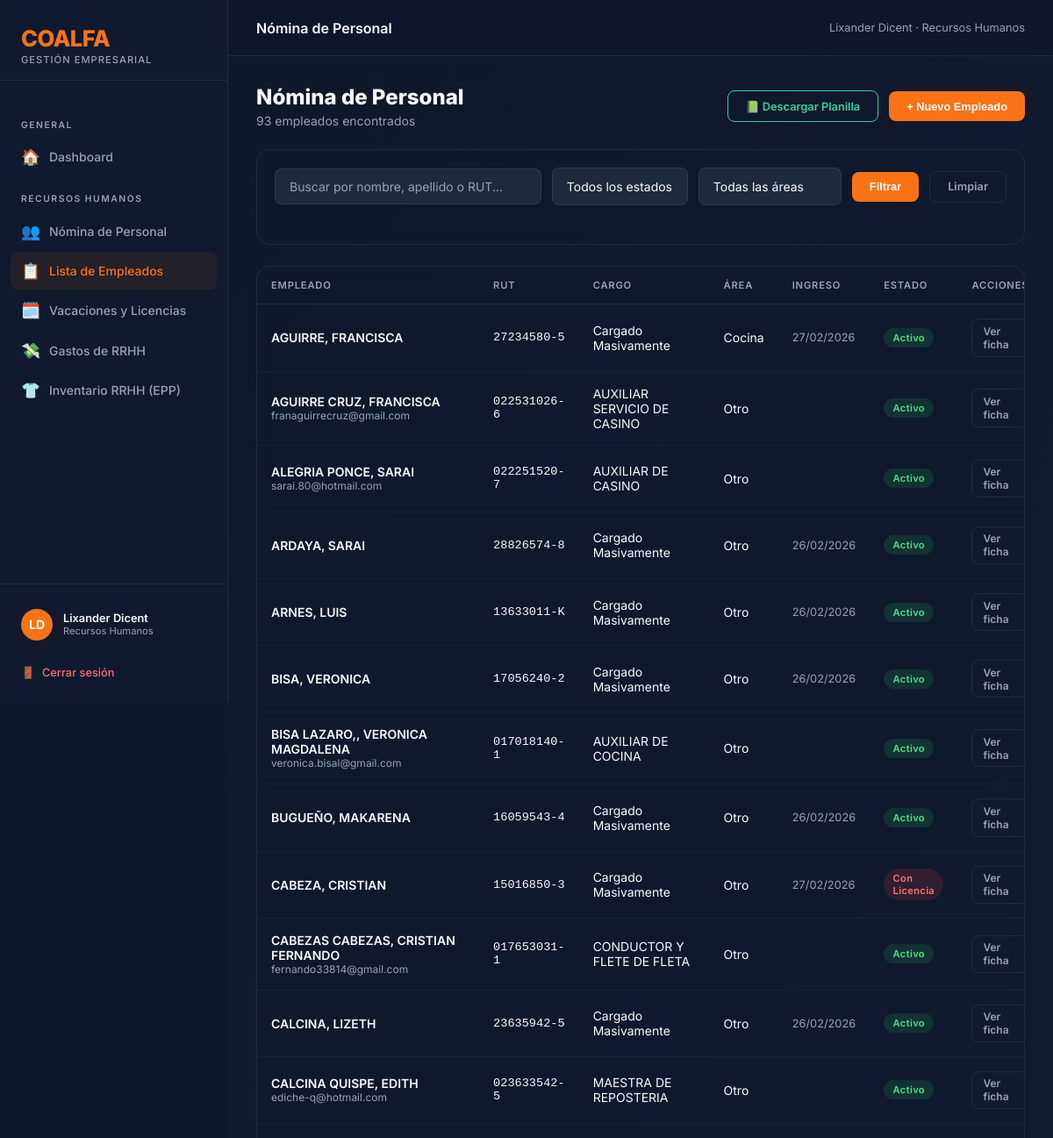
Before: /rrhh/empleados/ (signed in, upper part) with the older database file.
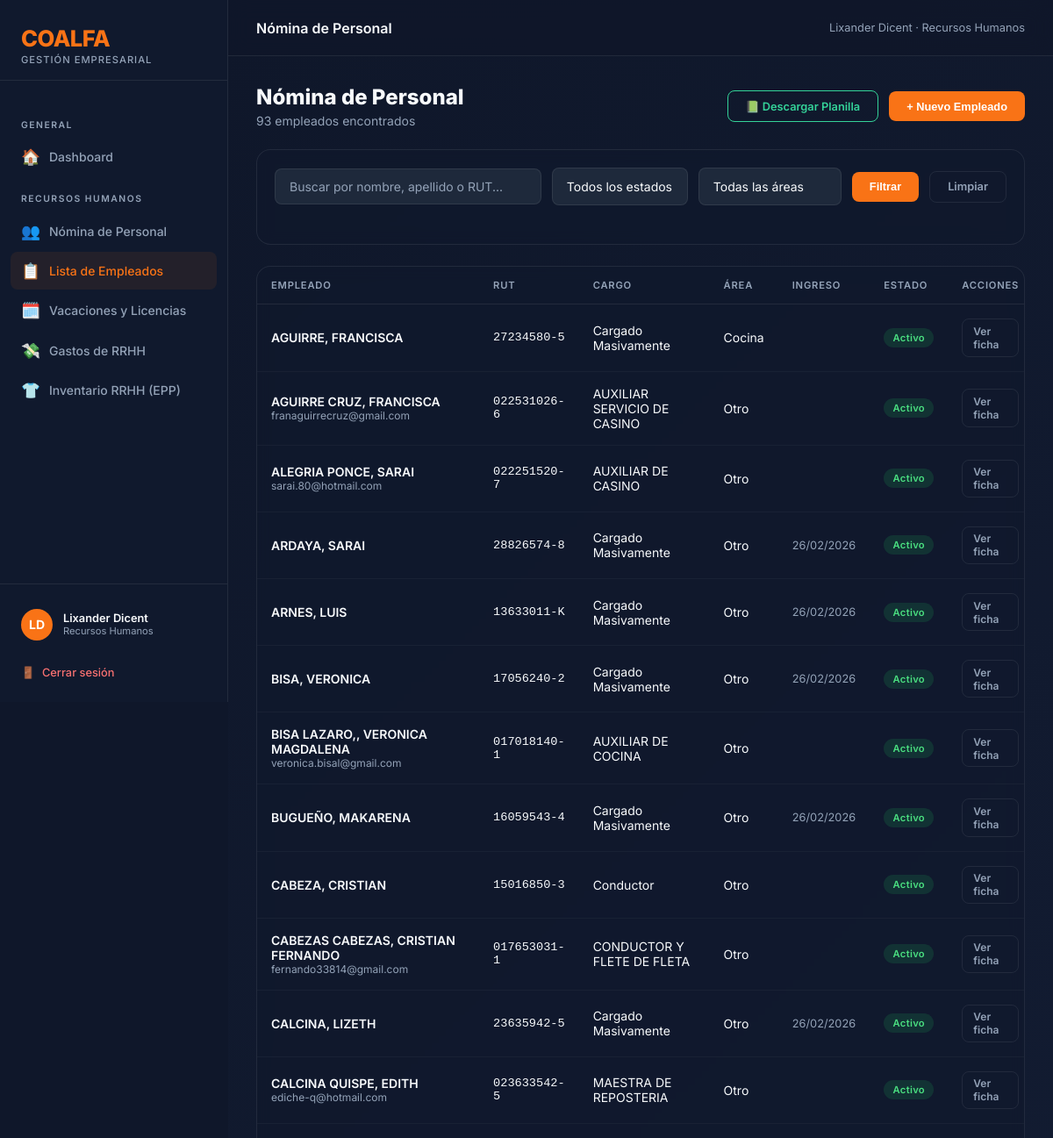
After: the same page with the newer database file.
### rrhh/models.py (models this page shows, shortened)
class Empleado(models.Model):
    ESTADO_CHOICES = [
        ("ACTIVO", "Activo"),
        ("VACACIONES", "En Vacaciones"),
        ("LICENCIA", "Con Licencia"),
        ("FINIQUITADO", "Finiquitado"),
    ]
    AREA_CHOICES = [
        ("BODEGA", "Bodega"),
        ("COCINA", "Cocina"),
        ("REPOSTERIA", "Repostería"),
        ("LINEA", "Línea"),
        ("ADMINISTRACION", "Administración"),
        ("RRHH", "Recursos Humanos"),
        ("OTRO", "Otro"),
    ]
    nombre = models.CharField(max_length=100)
    apellido = models.CharField(max_length=100)
    rut = models.CharField(max_length=12, unique=True, validators=[rut_validator])
    cargo = models.CharField(max_length=100)
    area = models.CharField(max_length=20, choices=AREA_CHOICES, default="OTRO")
    email = models.EmailField(blank=True, null=True)
    telefono = models.CharField(max_length=20, blank=True, null=True)
    estado = models.CharField(max_length=15, choices=ESTADO_CHOICES, default="ACTIVO", db_index=True)
    fecha_ingreso = models.DateField(null=True, blank=True)
    fecha_nacimiento = models.DateField(null=True, blank=True)
    nacionalidad = models.CharField(max_length=50, blank=True)
    direccion = models.CharField(max_length=255, blank=True)
    estado_civil = models.CharField(max_length=20, blank=True)
    fecha_contrato = models.DateField(null=True, blank=True)
    anexo_1 = models.DateField(null=True, blank=True)
    anexo_2 = models.DateField(null=True, blank=True)
    turno = models.CharField(max_length=50, blank=True)
    horario = models.CharField(max_length=100, blank=True)
    emergencia_nombre = models.CharField(max_length=100, blank=True)
    emergencia_telefono = models.CharField(max_length=20, blank=True)
    observaciones = models.TextField(blank=True)
    foto = models.ImageField(upload_to="empleados/fotos/", blank=True, null=True)
    class Meta:
        verbose_name = "Empleado"
        verbose_name_plural = "Empleados"
        ordering = ["apellido", "nombre"]

### rrhh/views.py (the view)
# urls.py: path("empleados/", views.lista_empleados, name="rrhh_lista_empleados"),
@rrhh_required
def lista_empleados(request):
    empleados = Empleado.objects.all()
    estado = request.GET.get("estado", "")
    area = request.GET.get("area", "")
    q = request.GET.get("q", "")
    if estado:
        empleados = empleados.filter(estado=estado)
    if area:
        empleados = empleados.filter(area=area)
    if q:
        empleados = empleados.filter(nombre__icontains=q) | empleados.filter(apellido__icontains=q) | empleados.filter(rut__icontains=q)
    nuevo_form = EmpleadoForm()
    if request.method == "POST" and "crear_empleado" in request.POST:
        nuevo_form = EmpleadoForm(request.POST, request.FILES)
        if nuevo_form.is_valid():
            emp = nuevo_form.save()
            messages.success(request, f"✅ Empleado {emp.nombre} {emp.apellido} registrado correctamente.")
            return redirect("rrhh_lista_empleados")
    context = {
        "empleados": empleados, "estado": estado, "area": area, "q": q,
        "estados": Empleado.ESTADO_CHOICES, "areas": Empleado.AREA_CHOICES,
        "nuevo_form": nuevo_form,
        "show_modal": (request.method == "POST" and "crear_empleado" in request.POST) or (request.GET.get("nuevo") == "1"),
    }
    return render(request, "rrhh/lista_empleados.html", context)

### coalfa/context_processors.py (called while the page is built)
def solicitudes_pendientes(request):
    if request.user.is_authenticated and getattr(request.user, 'rol', None) == 'ADMIN':
        count = Usuario.objects.filter(solicitud_pendiente=True).count()
        return {'solicitudes_count': count}
    return {}

### coalfa/models.py (called while the page is built)
    def get_full_name(self):
        return f"{self.nombre} {self.apellido}"

### rrhh/templates/rrhh/lista_empleados.html (shortened to what this page needs)
{% extends 'base.html' %}
{% block topbar_title %}Nómina de Personal{% endblock %}
{% block nav_empleados %}active{% endblock %}
{% block content %}
<div style="display:flex;justify-content:space-between;align-items:center;margin-bottom:1.5rem;flex-wrap:wrap;gap:1rem;">
    <div>
        <h1 class="page-title">Nómina de Personal</h1>
        <p class="page-subtitle" style="margin-bottom:0;">{{ empleados.count }} empleado{{ empleados.count|pluralize:"s" }} encontrado{{ empleados.count|pluralize:"s" }}</p>
    </div>
    <div style="display:flex; gap:0.75rem; align-items:center;">
        <a href="{% url 'rrhh_exportar_excel' %}" class="btn btn-ghost" style="border-color:var(--success); color:var(--success);">📗 Descargar Planilla</a>
        <button onclick="openModal('modalNuevoEmpleado')" class="btn btn-primary">+ Nuevo Empleado</button>
    </div>
</div>
<form method="get" class="card" style="padding:1.25rem;margin-bottom:1.5rem;">
    <div class="filter-bar">
        <input type="text" name="q" value="{{ q }}" placeholder="Buscar por nombre, apellido o RUT..."
            class="form-control search-input">
        <select name="estado" class="form-control" style="width:auto;">
            <option value="">Todos los estados</option>
        </select>
        <select name="area" class="form-control" style="width:auto;">
            <option value="">Todas las áreas</option>
        </select>
        <button type="submit" class="btn btn-primary">Filtrar</button>
        <a href="{% url 'rrhh_lista_empleados' %}" class="btn btn-ghost">Limpiar</a>
    </div>
</form>
<div class="card" style="padding:0;">
    <div class="table-wrap">
        <table>
            <thead>
                <tr>
                    <th>Empleado</th>
                    <th>RUT</th>
                    <th>Cargo</th>
                    <th>Área</th>
                    <th>Ingreso</th>
                    <th>Estado</th>
                    <th>Acciones</th>
                </tr>
            </thead>
            <tbody>
                {% for emp in empleados %}
                <tr>
                    <td>
                        <div style="font-weight:600;">{{ emp.apellido }}, {{ emp.nombre }}</div>
                        {% if emp.email %}<div style="font-size:0.75rem;color:var(--text-muted);">{{ emp.email }}</div>
                        {% endif %}
                    </td>
                    <td style="font-family:monospace;font-size:0.85rem;">{{ emp.rut }}</td>
                    <td>{{ emp.cargo }}</td>
                    <td>{{ emp.get_area_display }}</td>
                    <td style="font-size:0.8rem;color:var(--text-muted);">{{ emp.fecha_ingreso|date:"d/m/Y" }}</td>
                    <td>
                        <span class="badge badge-{{ emp.estado|lower }}">
                            {{ emp.get_estado_display }}
                        </span>
                    </td>
                    <td>
                        <a href="{% url 'rrhh_detalle_empleado' emp.pk %}" class="btn btn-ghost btn-sm">Ver ficha</a>
                    </td>
                </tr>
                {% empty %}
                <tr>
                    <td colspan="7" style="text-align:center;padding:3rem;color:var(--text-muted);">
                        No se encontraron empleados con los filtros aplicados.
                    </td>
                </tr>
                {% endfor %}
            </tbody>
        </table>
    </div>
</div>
{% endblock %}

Changed rows visible on the page:
changed Empleado "AGUIRRE": fecha_ingreso "27/02/2026" → (not shown)
changed Empleado "CABEZA": cargo "Cargado Masivamente" → "Conductor"; estado "Con Licencia" → "Activo"; fecha_ingreso "27/02/2026" → (not shown)
